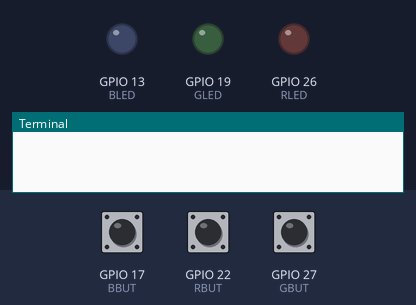
Recording of a program running on a simulated Raspberry Pi (BCM pin numbers). Shown: output pins drawn as LEDs (lit = HIGH), the last lines printed to the terminal. The test bench sets the inputs (shaded band); at power-on: GPIO 17 (BBUT) HIGH, GPIO 22 (RBUT) HIGH, GPIO 27 (GBUT) HIGH.

Above: at 1.2 s.
1.3 s: GPIO 17 (BBUT) pulled LOW for 0.15 s
3.0 s: GPIO 17 (BBUT) pulled LOW for 1 s
At 4.9 s:
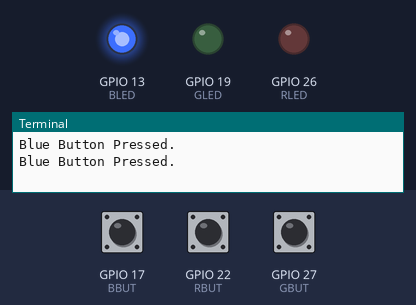
5.5 s: GPIO 22 (RBUT) pulled LOW for 0.15 s
7.2 s: GPIO 22 (RBUT) pulled LOW for 1 s
At 9.3 s:
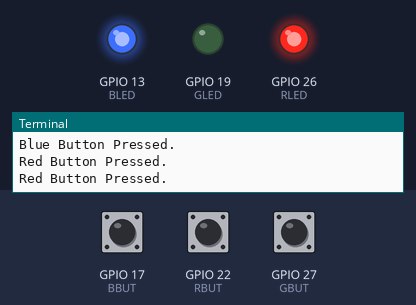
9.7 s: GPIO 17 (BBUT) pulled LOW for 0.15 s
At 10.7 s:
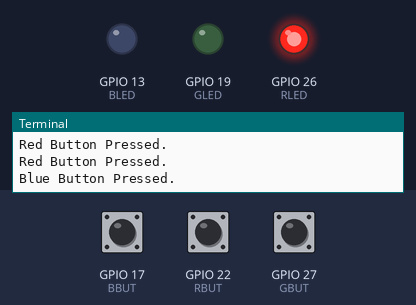
11.4 s: GPIO 27 (GBUT) pulled LOW for 0.15 s
Timing chart, 0 to 14.1 s (numbered marks = the images above; inputs shaded):
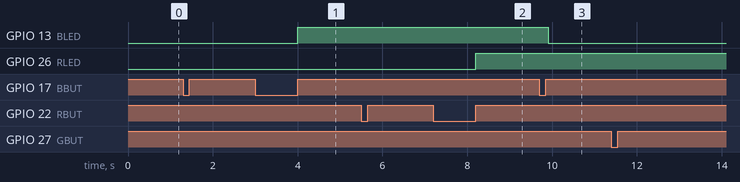

Measured:
- after the input at 3.0 s, GPIO 13 (BLED): LOW → HIGH after 1.0 s
- after the input at 7.2 s, GPIO 26 (RLED): LOW → HIGH after 1.0 s
- after the input at 9.7 s, GPIO 13 (BLED): HIGH → LOW after 0.20 s

The program:

myRGBbutton.py
```python
import RPi.GPIO as GPIO
from time import sleep
DT = 0.1
RLED = 26
GLED = 19
BLED = 13
RBUT = 22
GBUT = 27
BBUT = 17
rButState = 1
rButStatePre = 1
gButState = 1
gButStatePre = 1
bButState = 1
bButStatePre = 1
rLedState = 1
gLedState = 1
bLedState = 1

GPIO.setmode(GPIO.BCM)
GPIO.setup(RLED, GPIO.OUT)
GPIO.setup(GLED, GPIO.OUT)
GPIO.setup(BLED, GPIO.OUT)
GPIO.setup(RBUT, GPIO.IN, pull_up_down=GPIO.PUD_UP)
GPIO.setup(GBUT, GPIO.IN, pull_up_down=GPIO.PUD_UP)
GPIO.setup(BBUT, GPIO.IN, pull_up_down=GPIO.PUD_UP)

try:
    while True:
        rButState =  GPIO.input(RBUT)
        gButState =  GPIO.input(GBUT)
        bButState =  GPIO.input(BBUT)
#        print('Button States:', rButState, gButState, bButState)
        if rButStatePre != rButState:
            if rButState == 1:
                print('Red Button Pressed.')
                rLedState = not rLedState
                GPIO.output(RLED, rLedState)
            rButStatePre = rButState
        if gButStatePre != gButState:
            if gButState == 1:
                print('Green Button Pressed.')
                gLedState = not gLedState
                GPIO.output(GLED, gLedState)
            gButStatePre = gButState
        if bButStatePre != bButState:
            if bButState == 1:
                print('Blue Button Pressed.')
                bLedState = not bLedState
                GPIO.output(BLED, bLedState)
            bButStatePre = bButState

        sleep(DT)

except KeyboardInterrupt:
    GPIO.cleanup()
    print('\n\rGPIO Good to Go.')
```
